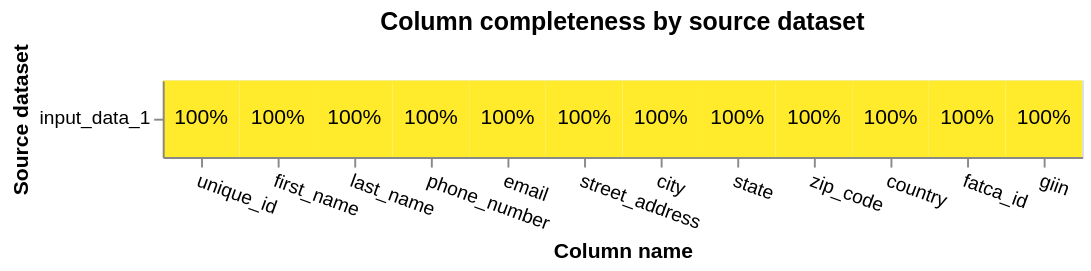

Source (notebook cell):
### Code cell
# Explore amount of missing data because columns with higher levels of null values are less useful for data linking
# Missing data for dataset_1
from splink.exploratory import completeness_chart
from splink import DuckDBAPI
db_api = DuckDBAPI()
completeness_chart(dataset_1, db_api=db_api)

### Figure 1 — Vega-Lite specification as saved in the notebook (floating-point values rounded to 4 significant figures)
{"config": {"view": {"continuousWidth": 400, "continuousHeight": 300}}, "layer": [{"mark": "rect", "encoding": {"color": {"field": "completeness", "legend": null, "scale": {"scheme": "darkred", "zero": true}, "type": "quantitative"}, "tooltip": [{"field": "source_dataset", "title": "Source dataset", "type": "nominal"}, {"field": "total_rows_inc_nulls", "format": ",", "title": "# of records", "type": "quantitative"}, {"field": "column_name", "title": "Column name", "type": "nominal"}, {"field": "total_null_rows", "format": ",", "title": "# of nulls", "type": "quantitative"}, {"field": "completeness", "format": ".1%", "type": "quantitative"}], "x": {"axis": {"labelAngle": 20}, "field": "column_name", "sort": {"field": "mean_comp", "order": "descending"}, "title": "Column name", "type": "nominal"}, "y": {"field": "source_dataset", "title": "Source dataset", "type": "nominal"}}, "title": "Column completeness by source dataset", "transform": [{"joinaggregate": [{"op": "mean", "field": "completeness", "as": "mean_comp"}], "groupby": ["column_name"]}]}, {"mark": {"type": "text"}, "encoding": {"color": {"condition": {"test": "datum['completeness'] < 0.5", "value": "white"}, "value": "black"}, "text": {"field": "completeness", "format": ".0%", "type": "quantitative"}, "x": {"axis": {"labelAngle": 0}, "field": "column_name", "sort": {"field": "mean_comp", "order": "descending"}, "type": "nominal"}, "y": {"field": "source_dataset", "type": "nominal"}}, "transform": [{"joinaggregate": [{"op": "mean", "field": "completeness", "as": "mean_comp"}], "groupby": ["column_name"]}]}], "data": {"name": "data-c18078fa7d74e09ce640202793fae764"}, "height": {"step": 40}, "width": {"step": 40}, "$schema": "https://vega.github.io/schema/vega-lite/v5.9.3.json", "datasets": {"data-c18078fa7d74e09ce640202793fae764": [{"source_dataset": "input_data_1", "column_name": "unique_id", "total_null_rows": 0, "total_rows_inc_nulls": 1000, "completeness": 1.0}, {"source_dataset": "input_data_1", "column_name": "first_name", "total_null_rows": 0, "total_rows_inc_nulls": 1000, "completeness": 1.0}, {"source_dataset": "input_data_1", "column_name": "last_name", "total_null_rows": 0, "total_rows_inc_nulls": 1000, "completeness": 1.0}, {"source_dataset": "input_data_1", "column_name": "phone_number", "total_null_rows": 0, "total_rows_inc_nulls": 1000, "completeness": 1.0}, {"source_dataset": "input_data_1", "column_name": "email", "total_null_rows": 0, "total_rows_inc_nulls": 1000, "completeness": 1.0}, {"source_dataset": "input_data_1", "column_name": "street_address", "total_null_rows": 0, "total_rows_inc_nulls": 1000, "completeness": 1.0}, {"source_dataset": "input_data_1", "column_name": "city", "total_null_rows": 0, "total_rows_inc_nulls": 1000, "completeness": 1.0}, {"source_dataset": "input_data_1", "column_name": "state", "total_null_rows": 0, "total_rows_inc_nulls": 1000, "completeness": 1.0}, {"source_dataset": "input_data_1", "column_name": "zip_code", "total_null_rows": 0, "total_rows_inc_nulls": 1000, "completeness": 1.0}, {"source_dataset": "input_data_1", "column_name": "country", "total_null_rows": 0, "total_rows_inc_nulls": 1000, "completeness": 1.0}, {"source_dataset": "input_data_1", "column_name": "fatca_id", "total_null_rows": 0, "total_rows_inc_nulls": 1000, "completeness": 1.0}, {"source_dataset": "input_data_1", "column_name": "giin", "total_null_rows": 0, "total_rows_inc_nulls": 1000, "completeness": 1.0}]}}
